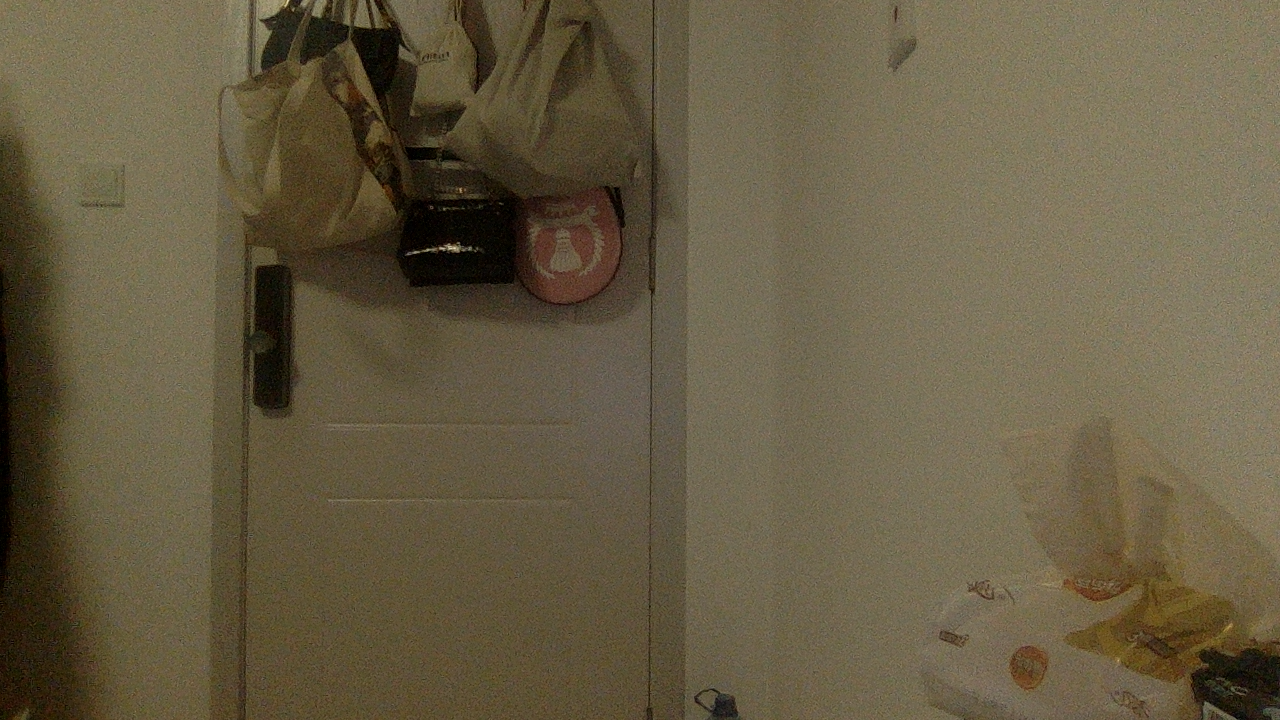
#> input picture benchmark/benchmark.png, 1280 x 720 px
$ python main.py
#> lines starting #> are read from the running program, lines starting #| are printed output that depends on the picture
### camera.py
import time
import os
import cv2
import numpy as np
from image_registration import *
from edge_detection import *
from bounding_box import *
import queue

CSI_PORT = 'CSI'
USB_PORT = 'USB'
WIDTH = 1280
HEIGHT = 720
OUT_PATH = './capture/'
DIFF_PATH = './diff/'
BENCHMARK_PATH = './benchmark/'
TIME_FORMAT = '%Y-%m-%d-%H:%M:%S'
CELL_SIZE_THRESHOLD = 2
BENCHMARK = cv2.imread('./benchmark/benchmark.png')
#> BENCHMARK is the input picture: shape (720, 1280, 3); mean B, G, R 67.5, 92.1, 102.8
BENCHMARK_CANNY = cv2.imread('./benchmark/benchmark_canny.png', cv2.CAP_OPENNI_GRAY_IMAGE)
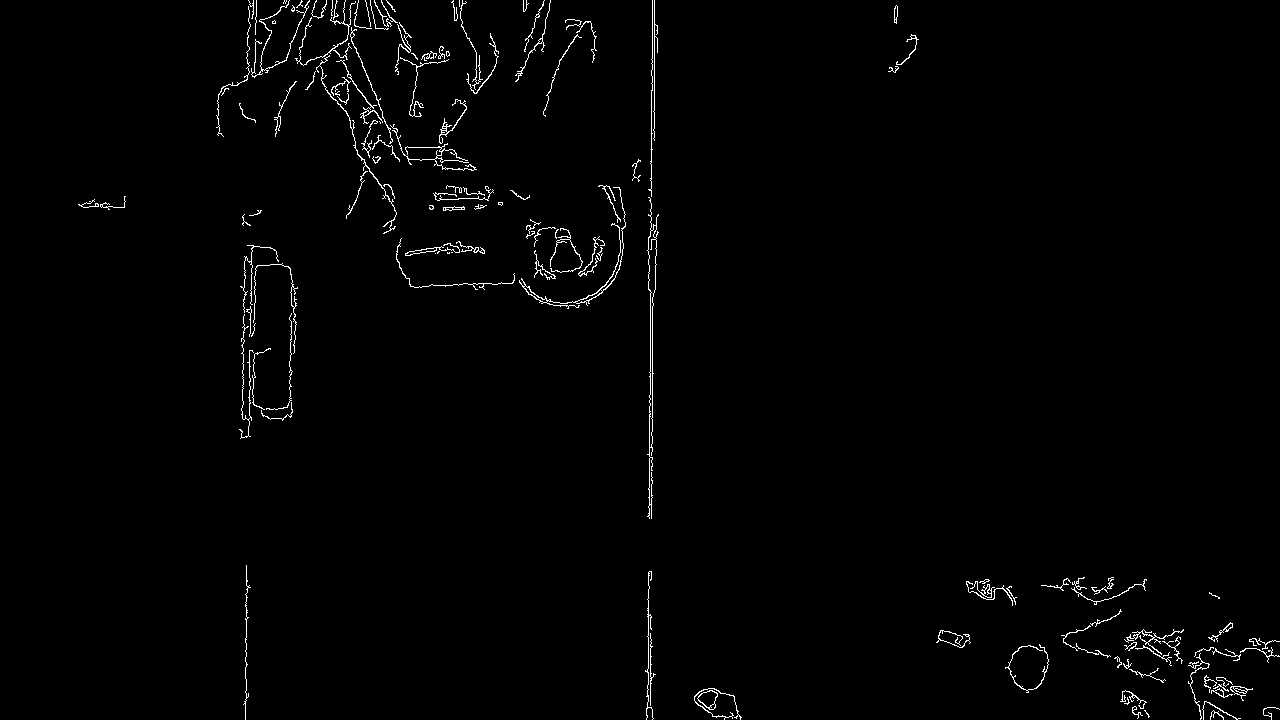
#> input picture benchmark/benchmark_canny.png, 1280 x 720 px
#> BENCHMARK_CANNY: shape (720, 1280); 1.3% white in thin lines or dots
BENCHMARK_GRAY = cv2.imread('./benchmark/benchmark_gray.png', cv2.CAP_OPENNI_GRAY_IMAGE)
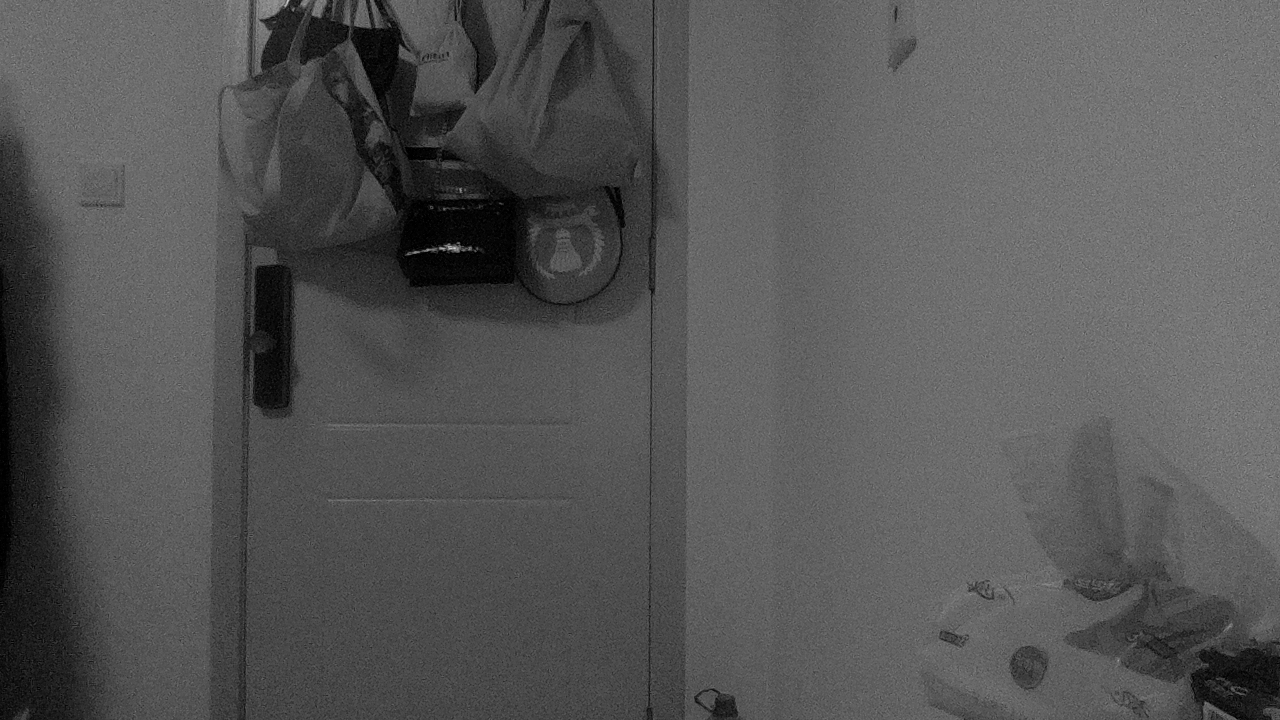
#> input picture benchmark/benchmark_gray.png, 1280 x 720 px
#> BENCHMARK_GRAY is the input picture: shape (720, 1280); min 0, max 206, mean 86

if not os.path.exists(OUT_PATH): os.makedirs(OUT_PATH)
if not os.path.exists(DIFF_PATH): os.makedirs(DIFF_PATH)
if not os.path.exists(BENCHMARK_PATH): os.makedirs(BENCHMARK_PATH)


class Camera:
    # 初始化相机，针对CSI和USB两种接口有两种初始化方式
    def __init__(self, camera_type: str, camera_id: int, need_camera=True):
        super().__init__()
        if need_camera:
            if camera_type == CSI_PORT:
                self.camera = cv2.VideoCapture(self.gstreamer_pipeline(camera_id, flip_method=0), cv2.CAP_GSTREAMER)
            elif camera_type == USB_PORT:
                self.camera = cv2.VideoCapture(camera_id)
            if not self.camera.isOpened():
                print("Cannot open camera")
                exit()

    # [107 lines left out: functions diff, capture, color_sub, gstreamer_pipeline, norm, not called in this run]

    def timestamp(self, time_format=TIME_FORMAT):
        return time.strftime(time_format, time.localtime())

    # [8 lines left out: function benchmark, not called in this run]

### line.py
import numpy as np
import math

class Point(object):
    def __init__(self, x=0, y=0):
        self.x = x
        self.y = y


class Line(object):  # 直线由两个点组成
    def __init__(self, p1=Point(0, 0), p2=Point(2, 2)):
        self.p1 = p1
        self.p2 = p2

    # [56 lines left out: functions distance_point_to_line, get_cross_angle, get_main_line, mainline_inclination_angle, calculate_distance, not called in this run]

### main.py
from camera import Camera
from edge_detection import *
import cv2

if __name__ == '__main__':
    camera = Camera('USB', 0)
    # camera.benchmark()
    # camera.capture()
